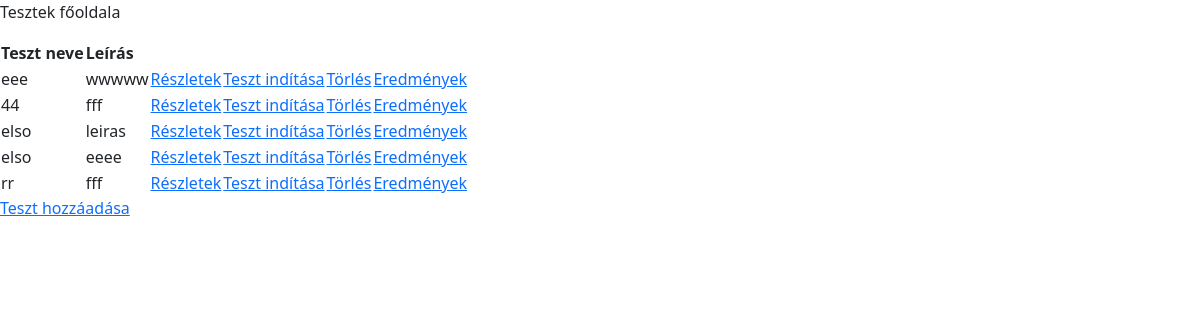
/test/, run on an earlier commit of the app's database.
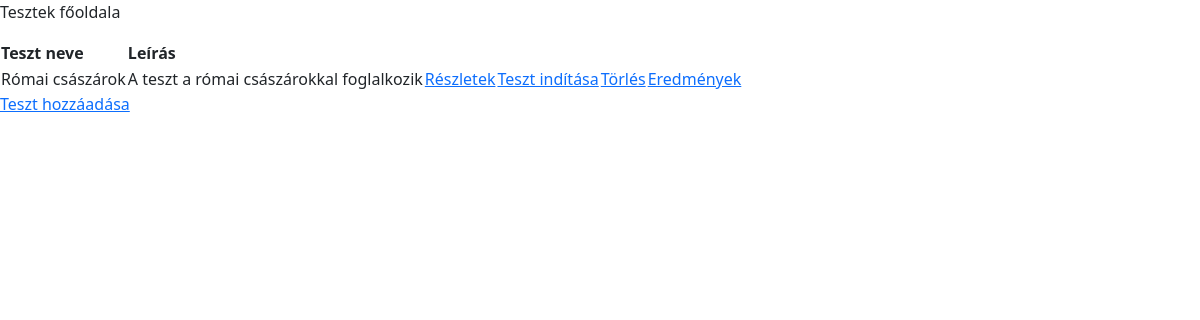
And on a later commit of the database.
### roman_map/models.py (models this page shows, shortened)
class Quiz(models.Model):
    id = models.BigAutoField(primary_key=True)
    title = models.CharField(max_length=255)
    description = models.TextField(max_length=500)
    created_date = models.DateTimeField(auto_now_add=True)
    created_by = models.ForeignKey(CustomUser, on_delete=models.CASCADE, related_name='created_quizzes', null=True, blank=True)

### roman_map/views.py (the view)
# urls.py: path('test/', views.teszt, name='teszt'),
def teszt(request):
    try:
        all_quizs = Quiz.objects.all()
        return render(request,'quiz/test.html',{"quiz_list":all_quizs})
    except Exception as e:
        messages.error(request, "Hiba a 'teszt' oldal betöltése során")
        return redirect('fooldal')

### roman_map/templates/quiz/test.html (shortened to what this page needs)
{% load static %}
<!DOCTYPE html>
<html lang="en">
<head>
    <link rel="stylesheet" href="{% static 'styles/tests.css' %}">
</head>
<body>
    {% include "pages/messages.html" %}
    {% block content %}
        <p>Tesztek főoldala</p>
        <table>
            <tr>
                <th>Teszt neve</th>
                <th>Leírás</th>
            </tr>
            {% for quiz in quiz_list %}
            <tr>
                <td>{{ quiz.title }}</td>
                <td>{{ quiz.description }}</td>
                <td><a href="{% url 'teszt_reszletei' quiz.id %}">Részletek</a></td>
                <td><a href="{% url 'teszt_inditasa' quiz.id %}">Teszt indítása</a></td>
                <td><a href="{% url 'teszt_torlese' quiz.id %}" onclick="return confirmDelete(event, this.href);">Törlés</a></td>
                <td><a href="{% url 'teszteredmenyek' quiz.id %}">Eredmények</a></td>
            </tr>
            {% endfor %}
        </table>
        <a href="{% url 'uj_teszt_keszitese' %}">Teszt hozzáadása</a>
    {% endblock content %}
</body>
</html>

### roman_map/templates/pages/messages.html (shortened to what this page needs)
{% load bootstrap5 %}
{% bootstrap_css %}

### roman_map/static/styles/tests.css (style rules this page uses)
body { font-family: Arial, sans-serif; text-align: center; }

What changed in the data, as far as the page shows it:
removed Quiz: title "eee", description "wwwww"
removed Quiz: title "44", description "fff"
removed Quiz: title "elso", description "leiras"
removed Quiz: title "elso", description "eeee"
removed Quiz: title "rr", description "fff"
added Quiz: title "Római császárok", description "A teszt a római császárokkal foglalkozik"
